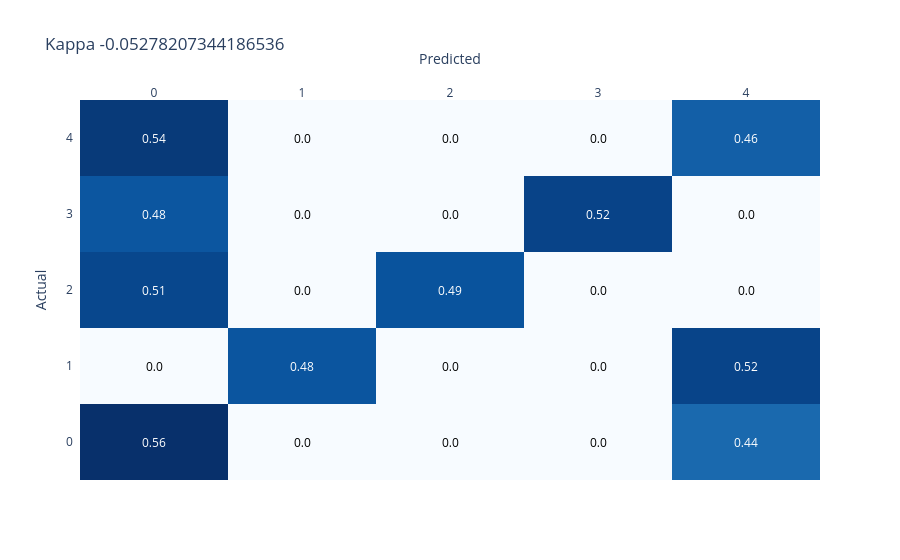

Notebook source saved alongside this figure:
### Code cell
#A modo de ejemplo muestro kappa y matriz de confusion para 50% de aciertos donde los errores quedan lejos de la clase correcta
y_simulado_lejos = [y_test.iloc[sample] if random_list[sample]<50/100 else y_lejos[sample] for sample in range(len(y_test))]

display(plot_confusion_matrix(y_test,y_simulado_lejos, 
                              title = "Kappa " + str(cohen_kappa_score(y_test,y_simulado_lejos, weights = 'quadratic'))))

### Figure 1 — Plotly figure (JSON) as saved in the notebook; plotly's stock layout.template omitted (floating-point values rounded to 4 significant figures)
{"data": [{"colorscale": [[0, "rgb(247,251,255)"], [0.125, "rgb(222,235,247)"], [0.25, "rgb(198,219,239)"], [0.375, "rgb(158,202,225)"], [0.5, "rgb(107,174,214)"], [0.625, "rgb(66,146,198)"], [0.75, "rgb(33,113,181)"], [0.875, "rgb(8,81,156)"], [1, "rgb(8,48,107)"]], "reversescale": false, "showscale": false, "type": "heatmap", "x": ["0", "1", "2", "3", "4"], "y": ["0", "1", "2", "3", "4"], "z": [[0.561, 0.0, 0.0, 0.0, 0.439], [0.0, 0.4822, 0.0, 0.0, 0.5178], [0.513, 0.0, 0.487, 0.0, 0.0], [0.4801, 0.0, 0.0, 0.5199, 0.0], [0.5405, 0.0, 0.0, 0.0, 0.4595]]}], "layout": {"annotations": [{"font": {"color": "#FFFFFF"}, "showarrow": false, "text": "0.56", "x": "0", "xref": "x", "y": "0", "yref": "y"}, {"font": {"color": "#000000"}, "showarrow": false, "text": "0.0", "x": "1", "xref": "x", "y": "0", "yref": "y"}, {"font": {"color": "#000000"}, "showarrow": false, "text": "0.0", "x": "2", "xref": "x", "y": "0", "yref": "y"}, {"font": {"color": "#000000"}, "showarrow": false, "text": "0.0", "x": "3", "xref": "x", "y": "0", "yref": "y"}, {"font": {"color": "#FFFFFF"}, "showarrow": false, "text": "0.44", "x": "4", "xref": "x", "y": "0", "yref": "y"}, {"font": {"color": "#000000"}, "showarrow": false, "text": "0.0", "x": "0", "xref": "x", "y": "1", "yref": "y"}, {"font": {"color": "#FFFFFF"}, "showarrow": false, "text": "0.48", "x": "1", "xref": "x", "y": "1", "yref": "y"}, {"font": {"color": "#000000"}, "showarrow": false, "text": "0.0", "x": "2", "xref": "x", "y": "1", "yref": "y"}, {"font": {"color": "#000000"}, "showarrow": false, "text": "0.0", "x": "3", "xref": "x", "y": "1", "yref": "y"}, {"font": {"color": "#FFFFFF"}, "showarrow": false, "text": "0.52", "x": "4", "xref": "x", "y": "1", "yref": "y"}, {"font": {"color": "#FFFFFF"}, "showarrow": false, "text": "0.51", "x": "0", "xref": "x", "y": "2", "yref": "y"}, {"font": {"color": "#000000"}, "showarrow": false, "text": "0.0", "x": "1", "xref": "x", "y": "2", "yref": "y"}, {"font": {"color": "#FFFFFF"}, "showarrow": false, "text": "0.49", "x": "2", "xref": "x", "y": "2", "yref": "y"}, {"font": {"color": "#000000"}, "showarrow": false, "text": "0.0", "x": "3", "xref": "x", "y": "2", "yref": "y"}, {"font": {"color": "#000000"}, "showarrow": false, "text": "0.0", "x": "4", "xref": "x", "y": "2", "yref": "y"}, {"font": {"color": "#FFFFFF"}, "showarrow": false, "text": "0.48", "x": "0", "xref": "x", "y": "3", "yref": "y"}, {"font": {"color": "#000000"}, "showarrow": false, "text": "0.0", "x": "1", "xref": "x", "y": "3", "yref": "y"}, {"font": {"color": "#000000"}, "showarrow": false, "text": "0.0", "x": "2", "xref": "x", "y": "3", "yref": "y"}, {"font": {"color": "#FFFFFF"}, "showarrow": false, "text": "0.52", "x": "3", "xref": "x", "y": "3", "yref": "y"}, {"font": {"color": "#000000"}, "showarrow": false, "text": "0.0", "x": "4", "xref": "x", "y": "3", "yref": "y"}, {"font": {"color": "#FFFFFF"}, "showarrow": false, "text": "0.54", "x": "0", "xref": "x", "y": "4", "yref": "y"}, {"font": {"color": "#000000"}, "showarrow": false, "text": "0.0", "x": "1", "xref": "x", "y": "4", "yref": "y"}, {"font": {"color": "#000000"}, "showarrow": false, "text": "0.0", "x": "2", "xref": "x", "y": "4", "yref": "y"}, {"font": {"color": "#000000"}, "showarrow": false, "text": "0.0", "x": "3", "xref": "x", "y": "4", "yref": "y"}, {"font": {"color": "#FFFFFF"}, "showarrow": false, "text": "0.46", "x": "4", "xref": "x", "y": "4", "yref": "y"}], "title": {"text": "Kappa -0.05278207344186536"}, "xaxis": {"dtick": 1, "gridcolor": "rgb(0, 0, 0)", "side": "top", "ticks": "", "title": {"text": "Predicted"}}, "yaxis": {"dtick": 1, "ticks": "", "ticksuffix": "  ", "title": {"text": "Actual"}}}}
